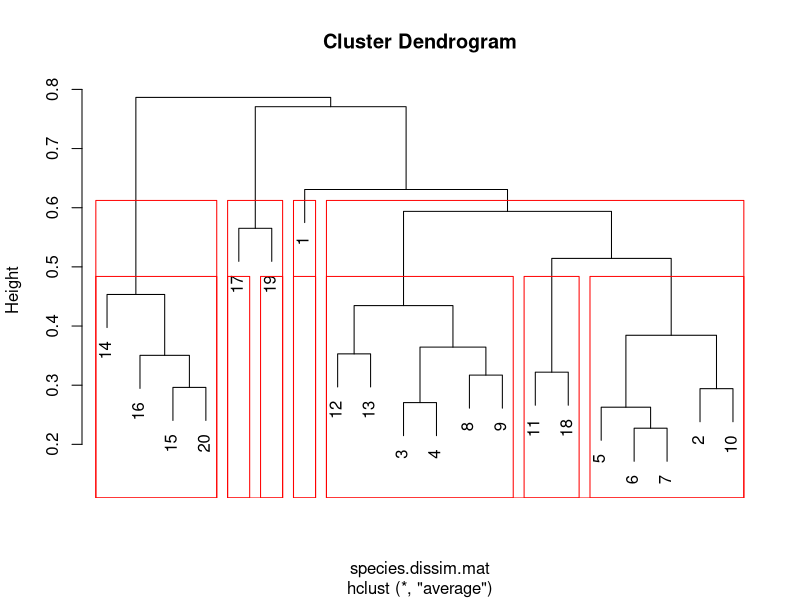
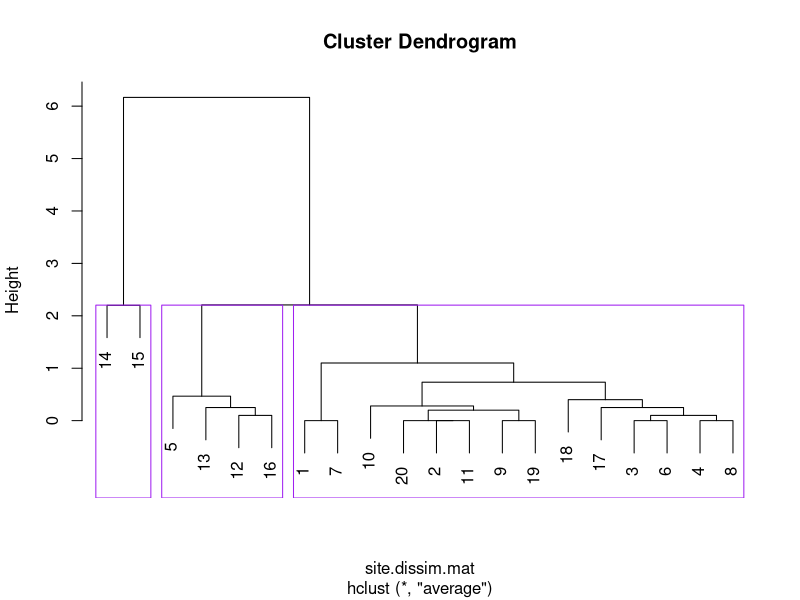
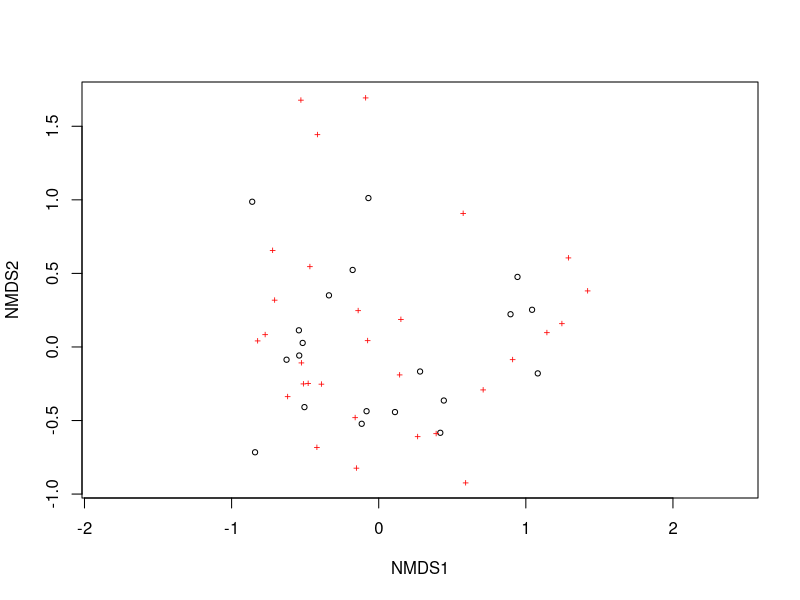
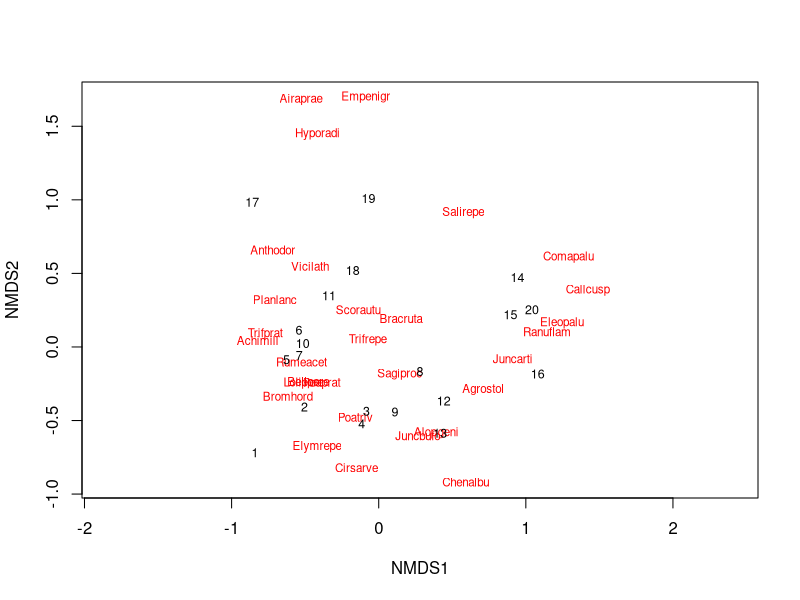
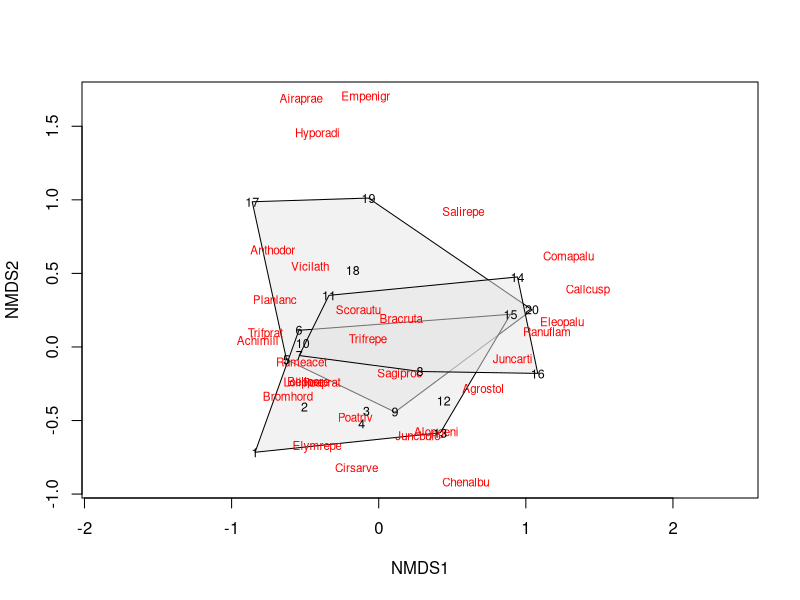
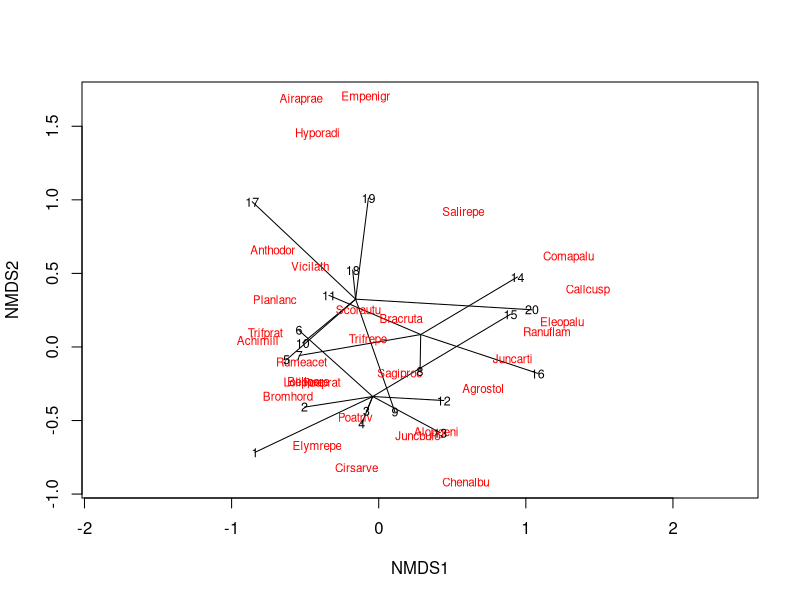
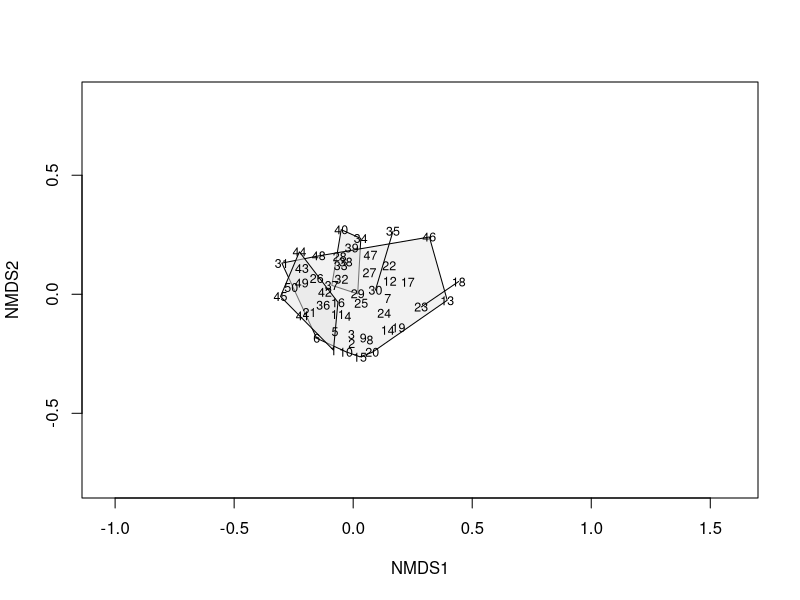

Write R code to recreate these figures, in order.
# libraries
library(tidyverse)
library(vegan)

# data
data("dune")
data("dune.env")
species.data <- dune
site.data <- dune.env

species.dissim.mat <- vegdist(species.data, 
                              method = "bray")

# q2
  ?vegdist
  site.dissim.mat <- vegdist(site.data$A1, 
                             method = "manhattan")
  
# q3
  mantel(species.dissim.mat, 
         site.dissim.mat, 
         method = "pearson", 
         permutations=9999)
  cluster_fit <- hclust(species.dissim.mat, 
                        method = "average")
  plot(cluster_fit)  

# q4
  rect.hclust(cluster_fit, 
              k = 4, 
              border = "red")
  rect.hclust(cluster_fit, 
              h = 0.5, 
              border = "red")  

  env_cluster_fit <- hclust(site.dissim.mat, 
                            method = "average")
  plot(env_cluster_fit)
  rect.hclust(env_cluster_fit, 
              k = 3, 
              border = "purple")

# q5
  species.NMDS <- metaMDS(species.data, 
                          k=2)
  species.NMDS  
  plot(species.NMDS)  
  ordiplot(species.NMDS, 
           type = "none")  
  orditorp(species.NMDS, 
           display = "species", 
           col = "red", 
           air = 0.01)
  orditorp(species.NMDS, 
           display = "sites", 
           cex = 0.75, 
           air = 0.01)  
  ordiplot(species.NMDS, 
           type = "n")
  ordihull(species.NMDS, 
           groups = site.data$Use, 
           draw = "polygon", 
           col = "grey90", 
           label = FALSE)
  orditorp(species.NMDS, 
           display = "species", 
           col = "red", 
           air = 0.01)
  orditorp(species.NMDS, 
           display = "sites", 
           cex = 0.75, 
           air = 0.01)  

  ordiplot(species.NMDS, 
           type = "none")  
  ordispider(species.NMDS, 
             groups = site.data$Use, 
             col = "black", 
             label = FALSE)
  orditorp(species.NMDS, 
           display = "species", 
           col = "red", 
           air = 0.01)
  orditorp(species.NMDS, 
           display = "sites", 
           cex = 0.75, 
           air = 0.01)  

# q6
  data(BCI)
  data("BCI.env")
  species.BCI <- BCI
  environment.BCI <- BCI.env

  BCI.species.dissim.mat <- vegdist(species.BCI, 
                                    method = "euclidian")  
  BCI.species.NMDS <- metaMDS(species.BCI, k = 2)
  
  ordiplot(BCI.species.NMDS, type = "n")
  
  ordihull(BCI.species.NMDS, 
           groups = environment.BCI$Habitat, 
           draw = "polygon", 
           col = "grey90", 
           label = FALSE)  

  orditorp(BCI.species.NMDS, 
           display = "sites", 
           cex = 0.75, 
           air = 0.01)
  
# q7
  
  
